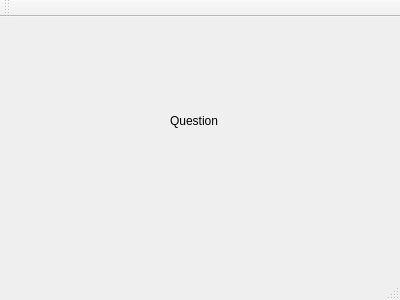
<?xml version="1.0" encoding="UTF-8"?>
<ui version="4.0">
 <class>MainWindow</class>
 <widget class="QMainWindow" name="MainWindow">
  <property name="geometry">
   <rect>
    <x>0</x>
    <y>0</y>
    <width>400</width>
    <height>300</height>
   </rect>
  </property>
  <property name="windowTitle">
   <string>MainWindow</string>
  </property>
  <widget class="QWidget" name="centralWidget">
   <widget class="QLabel" name="questionLabel">
    <property name="geometry">
     <rect>
      <x>170</x>
      <y>90</y>
      <width>105</width>
      <height>27</height>
     </rect>
    </property>
    <property name="text">
     <string>Question</string>
    </property>
   </widget>
  </widget>
  <widget class="QMenuBar" name="menuBar">
   <property name="geometry">
    <rect>
     <x>0</x>
     <y>0</y>
     <width>400</width>
     <height>35</height>
    </rect>
   </property>
  </widget>
  <widget class="QToolBar" name="mainToolBar">
   <attribute name="toolBarArea">
    <enum>TopToolBarArea</enum>
   </attribute>
   <attribute name="toolBarBreak">
    <bool>false</bool>
   </attribute>
  </widget>
  <widget class="QStatusBar" name="statusBar"/>
 </widget>
 <layoutdefault spacing="6" margin="11"/>
 <resources/>
 <connections/>
</ui>
